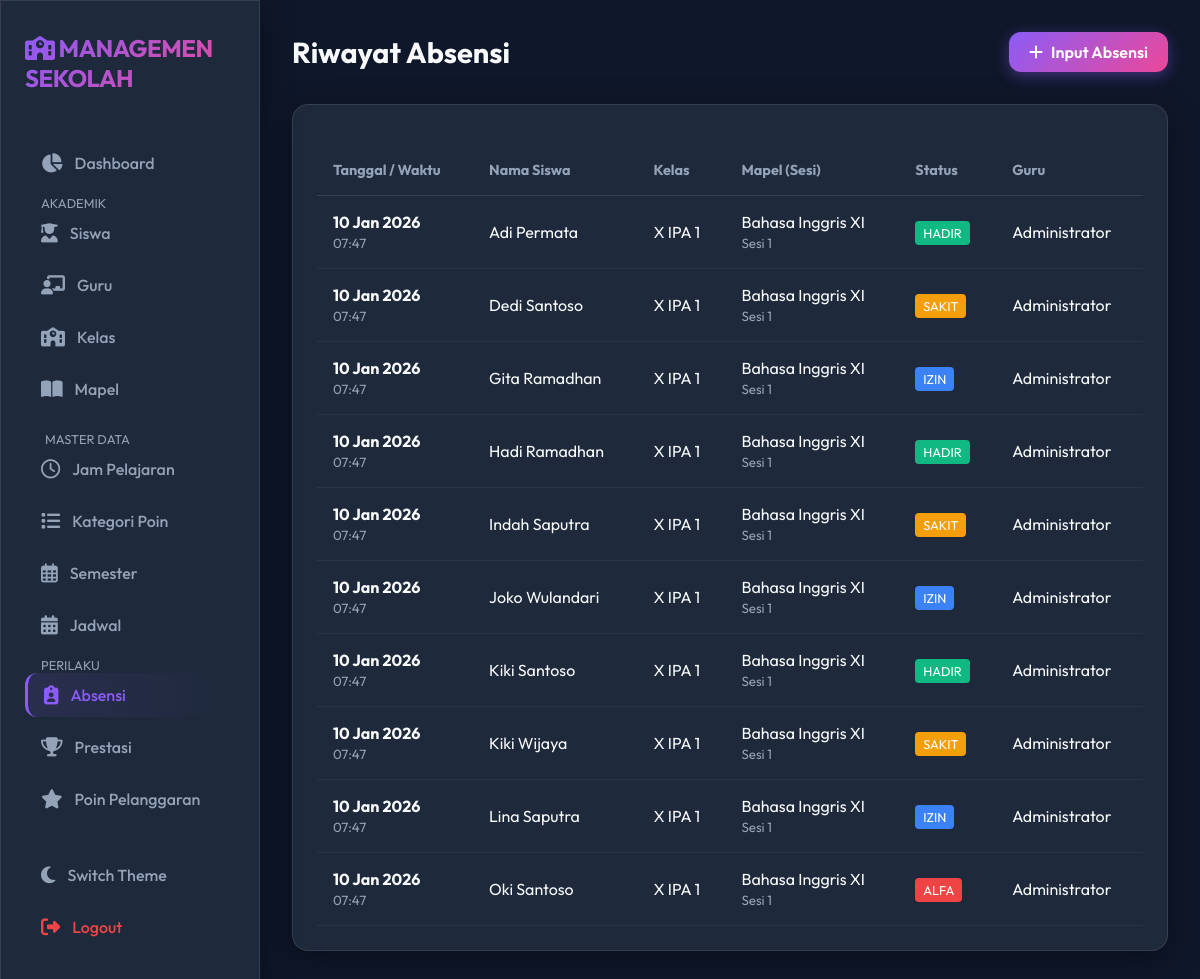
Page /attendance/idx.php on the committed database.
### tables this page shows
CREATE TABLE `absensi` (
  `id` int(11) NOT NULL AUTO_INCREMENT,
  `siswa_id` int(11) NOT NULL,
  `mapel_id` int(11) NOT NULL,
  `tanggal` date NOT NULL,
  `sesi` int(11) NOT NULL,
  `status` enum('hadir','sakit','izin','alfa','terlambat','dinas') DEFAULT 'alfa',
  `keterangan` text,
  `waktu_absen` timestamp NOT NULL DEFAULT CURRENT_TIMESTAMP,
  `guru_id` int(11) NOT NULL,
  `metode_absen` enum('manual','qr_code','fingerprint','face_recognition') DEFAULT 'manual',
  `latitude` decimal(10,8) DEFAULT NULL,
  `longitude` decimal(11,8) DEFAULT NULL,
  `bukti_izin` varchar(255) DEFAULT NULL,
  `verified_by` int(11) DEFAULT NULL,
  `verified_at` timestamp NULL DEFAULT NULL,
  `created_at` timestamp NOT NULL DEFAULT CURRENT_TIMESTAMP,
  `updated_at` timestamp NOT NULL DEFAULT CURRENT_TIMESTAMP ON UPDATE CURRENT_TIMESTAMP,
  PRIMARY KEY (`id`),
  UNIQUE KEY `unique_absensi` (`siswa_id`,`mapel_id`,`tanggal`,`sesi`),
  KEY `siswa_id` (`siswa_id`),
  KEY `mapel_id` (`mapel_id`),
  KEY `guru_id` (`guru_id`),
  KEY `fk_absensi_verified_by` (`verified_by`),
  KEY `idx_absensi_tanggal` (`tanggal`),
  KEY `idx_absensi_siswa` (`siswa_id`),
  KEY `idx_absensi_mapel` (`mapel_id`),
  KEY `idx_absensi_status` (`status`),
  KEY `idx_absensi_guru` (`guru_id`),
  KEY `idx_absensi_siswa_tanggal` (`siswa_id`,`tanggal`),
  CONSTRAINT `fk_absensi_mapel_id` FOREIGN KEY (`mapel_id`) REFERENCES `subjects` (`id`) ON DELETE CASCADE ON UPDATE CASCADE,
  CONSTRAINT `fk_absensi_siswa_id` FOREIGN KEY (`siswa_id`) REFERENCES `students` (`id`) ON DELETE CASCADE ON UPDATE CASCADE,
  CONSTRAINT `fk_absensi_verified_by` FOREIGN KEY (`verified_by`) REFERENCES `users` (`id`) ON DELETE SET NULL ON UPDATE CASCADE
);

CREATE TABLE `students` (
  `id` int(11) NOT NULL AUTO_INCREMENT,
  `nis` varchar(20) NOT NULL,
  `nisn` varchar(20) NOT NULL,
  `nama_lengkap` varchar(100) NOT NULL,
  `jenis_kelamin` enum('L','P') DEFAULT 'L',
  `tempat_lahir` varchar(50) DEFAULT NULL,
  `tanggal_lahir` date DEFAULT NULL,
  `agama` varchar(20) DEFAULT NULL,
  `no_telepon` varchar(20) DEFAULT NULL,
  `email` varchar(100) DEFAULT NULL,
  `alamat` text,
  `rt_rw` varchar(10) DEFAULT NULL,
  `kelurahan` varchar(50) DEFAULT NULL,
  `kecamatan` varchar(50) DEFAULT NULL,
  `kota` varchar(50) DEFAULT NULL,
  `provinsi` varchar(50) DEFAULT NULL,
  `kode_pos` varchar(10) DEFAULT NULL,
  `nama_ayah` varchar(100) DEFAULT NULL,
  `pekerjaan_ayah` varchar(50) DEFAULT NULL,
  `nama_ibu` varchar(100) DEFAULT NULL,
  `pekerjaan_ibu` varchar(50) DEFAULT NULL,
  `kelas_id` int(11) DEFAULT NULL,
  `foto` varchar(255) DEFAULT NULL,
  `status` enum('aktif','alumni','pindah','keluar','dropout') DEFAULT 'aktif',
  `tahun_masuk` year(4) DEFAULT NULL,
  `tahun_keluar` year(4) DEFAULT NULL,
  `total_poin_prestasi` int(11) DEFAULT '0',
  `total_poin_pelanggaran` int(11) DEFAULT '0',
  `no_telepon_ortu` varchar(15) DEFAULT NULL,
  `address` text,
  `created_at` timestamp NOT NULL DEFAULT CURRENT_TIMESTAMP,
  `updated_at` timestamp NOT NULL DEFAULT CURRENT_TIMESTAMP ON UPDATE CURRENT_TIMESTAMP,
  PRIMARY KEY (`id`),
  UNIQUE KEY `nis` (`nis`),
  UNIQUE KEY `nisn` (`nisn`),
  KEY `class_id` (`kelas_id`),
  KEY `idx_siswa_kelas` (`kelas_id`),
  KEY `idx_siswa_status` (`status`),
  CONSTRAINT `fk_students_kelas_id` FOREIGN KEY (`kelas_id`) REFERENCES `classes` (`id`) ON DELETE SET NULL ON UPDATE CASCADE
);

CREATE TABLE `classes` (
  `id` int(11) NOT NULL AUTO_INCREMENT,
  `kode_kelas` varchar(10) NOT NULL,
  `nama_kelas` varchar(50) NOT NULL,
  `tingkat` enum('X','XI','XII') DEFAULT NULL,
  `jurusan` varchar(50) DEFAULT NULL,
  `wali_kelas_id` int(11) DEFAULT NULL,
  `kapasitas` int(11) NOT NULL DEFAULT '30',
  `ruangan` varchar(20) DEFAULT NULL,
  `tahun_ajaran` varchar(9) DEFAULT NULL,
  `semester` enum('ganjil','genap') DEFAULT 'ganjil',
  `status` enum('aktif','nonaktif') DEFAULT 'aktif',
  PRIMARY KEY (`id`),
  UNIQUE KEY `kode_kelas` (`kode_kelas`),
  KEY `homeroom_teacher_id` (`wali_kelas_id`),
  CONSTRAINT `fk_classes_wali_kelas_id` FOREIGN KEY (`wali_kelas_id`) REFERENCES `users` (`id`) ON DELETE SET NULL ON UPDATE CASCADE
);

CREATE TABLE `subjects` (
  `id` int(11) NOT NULL AUTO_INCREMENT,
  `nama_mapel` varchar(100) NOT NULL,
  `kategori` enum('umum','jurusan','peminatan','ekstrakurikuler') DEFAULT 'umum',
  `tingkat` enum('X','XI','XII','semua') DEFAULT 'semua',
  `jurusan` varchar(50) DEFAULT NULL,
  `kode_mapel` varchar(10) NOT NULL,
  `guru_id` int(11) DEFAULT NULL,
  `kelas_id` int(11) DEFAULT NULL,
  `semester` enum('ganjil','genap','tahunan') DEFAULT 'tahunan',
  `tahun_ajaran` varchar(9) DEFAULT NULL,
  `jam_per_minggu` int(11) DEFAULT '2',
  `deskripsi` text,
  `status` enum('aktif','nonaktif') DEFAULT 'aktif',
  `created_at` timestamp NOT NULL DEFAULT CURRENT_TIMESTAMP,
  `updated_at` timestamp NOT NULL DEFAULT CURRENT_TIMESTAMP ON UPDATE CURRENT_TIMESTAMP,
  PRIMARY KEY (`id`),
  KEY `teacher_id` (`guru_id`),
  KEY `fk_subjects_kelas_id` (`kelas_id`),
  CONSTRAINT `fk_subjects_guru_id` FOREIGN KEY (`guru_id`) REFERENCES `users` (`id`) ON DELETE SET NULL ON UPDATE CASCADE,
  CONSTRAINT `fk_subjects_kelas_id` FOREIGN KEY (`kelas_id`) REFERENCES `classes` (`id`) ON DELETE CASCADE ON UPDATE CASCADE
);

CREATE TABLE `users` (
  `id` int(11) NOT NULL AUTO_INCREMENT,
  `username` varchar(50) NOT NULL,
  `password` varchar(255) NOT NULL,
  `nama_lengkap` varchar(100) NOT NULL,
  `jenis_kelamin` enum('L','P') DEFAULT 'L',
  `nip` varchar(30) DEFAULT NULL,
  `tempat_lahir` varchar(50) DEFAULT NULL,
  `tanggal_lahir` date DEFAULT NULL,
  `alamat` text,
  `no_telepon` varchar(15) DEFAULT NULL,
  `email` varchar(100) DEFAULT NULL,
  `role` enum('admin','guru') DEFAULT 'guru',
  `jabatan` varchar(100) DEFAULT NULL,
  `bidang_studi` varchar(100) DEFAULT NULL,
  `foto` varchar(255) DEFAULT NULL,
  `status` enum('aktif','nonaktif','pensiun','pindah') DEFAULT 'aktif',
  `last_login` timestamp NULL DEFAULT NULL,
  `created_at` timestamp NOT NULL DEFAULT CURRENT_TIMESTAMP,
  `updated_at` timestamp NOT NULL DEFAULT CURRENT_TIMESTAMP ON UPDATE CURRENT_TIMESTAMP,
  PRIMARY KEY (`id`),
  UNIQUE KEY `username` (`username`),
  UNIQUE KEY `nip` (`nip`),
  UNIQUE KEY `email` (`email`),
  KEY `idx_users_role` (`role`),
  KEY `idx_users_status` (`status`)
);

### attendance/idx.php (the view, shortened to what this page needs)
<?php
include '../config/database.php';
include '../includes/header.php';
include '../includes/sidebar.php';
$sql = "SELECT absensi.*,
        students.nama_lengkap as nama_siswa,
        subjects.nama_mapel,
        users.nama_lengkap as nama_guru,
        classes.nama_kelas
        FROM absensi
        JOIN students ON absensi.siswa_id = students.id
        JOIN subjects ON absensi.mapel_id = subjects.id
        JOIN users ON absensi.guru_id = users.id
        LEFT JOIN classes ON students.kelas_id = classes.id
        ORDER BY absensi.tanggal DESC, absensi.waktu_absen DESC
        LIMIT 50";
$result = $conn->query($sql);
?>
<div class="main-content">
    <div class="top-bar">
        <h1 class="page-title">Riwayat Absensi</h1>
        <a href="input.php" class="btn btn-primary">
            <i class="fa-solid fa-plus"></i> Input Absensi
        </a>
    </div>
    <div class="card glass">
        <table>
            <thead>
                <tr>
                    <th>Tanggal / Waktu</th>
                    <th>Nama Siswa</th>
                    <th>Kelas</th>
                    <th>Mapel (Sesi)</th>
                    <th>Status</th>
                    <th>Guru</th>
                </tr>
            </thead>
            <tbody>
                <?php while ($row = $result->fetch_assoc()): ?>
                    <tr>
                        <td>
                            <div style="font-weight: bold;">
                                <?= date('d M Y', strtotime($row['tanggal'])) ?>
                            </div>
                            <small style="color: var(--text-muted);">
                                <?= date('H:i', strtotime($row['waktu_absen'])) ?>
                            </small>
                        </td>
                        <td>
                            <?= $row['nama_siswa'] ?>
                        </td>
                        <td>
                            <?= $row['nama_kelas'] ?>
                        </td>
                        <td>
                            <div>
                                <?= $row['nama_mapel'] ?>
                            </div>
                            <small style="color: var(--text-muted);">Sesi
                                <?= $row['sesi'] ?>
                            </small>
                        </td>
                        <td>
                            <?php
                            $badges = [
                                'hadir' => ['bg' => '#10b981', 'text' => 'Hadir'],
                                'sakit' => ['bg' => '#f59e0b', 'text' => 'Sakit'],
                                'izin' => ['bg' => '#3b82f6', 'text' => 'Izin'],
                                'alfa' => ['bg' => '#ef4444', 'text' => 'Alfa']
                            ];
                            $status = $row['status'];
                            $badge = $badges[$status];
                            ?>
                            <span
                                style="background: <?= $badge['bg'] ?>; padding: 4px 8px; border-radius: 4px; color: #fff; font-size: 0.8rem; text-transform: uppercase;">
                                <?= $badge['text'] ?>
                            </span>
                        </td>
                        <td>
                            <?= $row['nama_guru'] ?>
                        </td>
                    </tr>
                <?php endwhile; ?>
            </tbody>
        </table>
    </div>
</div>
<?php include '../includes/footer.php'; ?>

### rows in the picture
absensi: tanggal "10 Jan 2026", waktu_absen "07:47", siswa.nama_lengkap "Adi Permata", classes.nama_kelas "X IPA 1", mapel.nama_mapel "Bahasa Inggris XI", sesi "1", status "HADIR", users.nama_lengkap "Administrator"
absensi: tanggal "10 Jan 2026", waktu_absen "07:47", siswa.nama_lengkap "Dedi Santoso", classes.nama_kelas "X IPA 1", mapel.nama_mapel "Bahasa Inggris XI", sesi "1", status "SAKIT", users.nama_lengkap "Administrator"
absensi: tanggal "10 Jan 2026", waktu_absen "07:47", siswa.nama_lengkap "Gita Ramadhan", classes.nama_kelas "X IPA 1", mapel.nama_mapel "Bahasa Inggris XI", sesi "1", status "IZIN", users.nama_lengkap "Administrator"
absensi: tanggal "10 Jan 2026", waktu_absen "07:47", siswa.nama_lengkap "Hadi Ramadhan", classes.nama_kelas "X IPA 1", mapel.nama_mapel "Bahasa Inggris XI", sesi "1", status "HADIR", users.nama_lengkap "Administrator"
absensi: tanggal "10 Jan 2026", waktu_absen "07:47", siswa.nama_lengkap "Indah Saputra", classes.nama_kelas "X IPA 1", mapel.nama_mapel "Bahasa Inggris XI", sesi "1", status "SAKIT", users.nama_lengkap "Administrator"
absensi: tanggal "10 Jan 2026", waktu_absen "07:47", siswa.nama_lengkap "Joko Wulandari", classes.nama_kelas "X IPA 1", mapel.nama_mapel "Bahasa Inggris XI", sesi "1", status "IZIN", users.nama_lengkap "Administrator"
absensi: tanggal "10 Jan 2026", waktu_absen "07:47", siswa.nama_lengkap "Kiki Santoso", classes.nama_kelas "X IPA 1", mapel.nama_mapel "Bahasa Inggris XI", sesi "1", status "HADIR", users.nama_lengkap "Administrator"
absensi: tanggal "10 Jan 2026", waktu_absen "07:47", siswa.nama_lengkap "Kiki Wijaya", classes.nama_kelas "X IPA 1", mapel.nama_mapel "Bahasa Inggris XI", sesi "1", status "SAKIT", users.nama_lengkap "Administrator"
absensi: tanggal "10 Jan 2026", waktu_absen "07:47", siswa.nama_lengkap "Lina Saputra", classes.nama_kelas "X IPA 1", mapel.nama_mapel "Bahasa Inggris XI", sesi "1", status "IZIN", users.nama_lengkap "Administrator"
absensi: tanggal "10 Jan 2026", waktu_absen "07:47", siswa.nama_lengkap "Oki Santoso", classes.nama_kelas "X IPA 1", mapel.nama_mapel "Bahasa Inggris XI", sesi "1", status "ALFA", users.nama_lengkap "Administrator"
